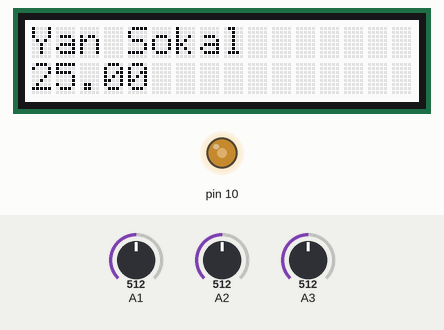
Bench run of a sketch on a simulated Arduino Uno, built with avr-gcc and run on an emulated ATmega328P. On the bench: 16×2 character LCD, output pins drawn as LEDs (lit = HIGH). The test bench sets the inputs (shaded band); at power-on: A2 = 512, A1 = 512, A3 = 512. What the sketch prints to the serial monitor is not drawn.

Above: at 1.2 s.
1.3 s: A2 set to 520
At 1.9 s:
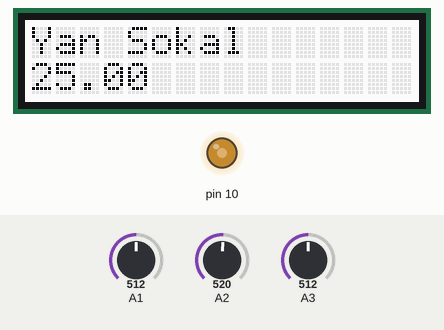
4.3 s: A2 set to 306
7.3 s: A2 set to 716
At 33.4 s:
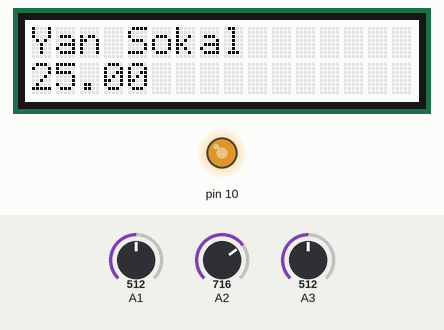
Timing chart, 0 to 43.6 s (numbered marks = the images above; inputs shaded):
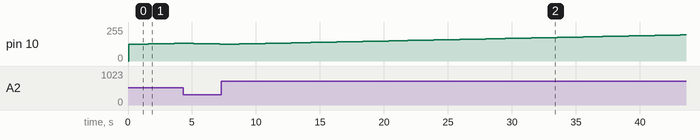

Measured:
- after the input at 1.3 s, pin 10: moves from 127/255 to 133/255 over 2.5 s, starting after 0.30 s

The sketch:

PID.ino
```cpp
#include<math.h>
#include <Wire.h>
#include "rgb_lcd.h"
float a , read;
float previous = 0;
rgb_lcd lcd;
int count = 0;
long int clock =0 ;
float  read1, read2  ;
const int B = 4600;
const int R0 = 100000;
const int b = 4275;
const int colorR = 255;
const int colorG = 124;
const int colorB = 123;
const int above = 30;
const int below = 20;
const float low = 21;
unsigned long startMillis;
float  Integral = 0;
float proportional = 0;
float derivatie = 0;
float expected =25;
float error;
int duty = 127;
void setup() {
  //setting up the pins;
  pinMode(A2 , INPUT);
  pinMode(A0, INPUT);
  pinMode(A3 , INPUT);
  pinMode(A1,INPUT);
  //setting up the pins
  Serial.begin(9600);
  lcd.begin(16 ,2 );
  lcd.print("Yan Sokal");
  pinMode(10,  OUTPUT);
  analogWrite(10 ,  duty);
  startMillis = millis();
;}
void loop() {
    count++;
    a = analogRead(A1);
    read = analogRead(A3);
    read1 =  analogRead(A2);
    //expected = map(read ,  0 ,1023 , 21, 26);
    //analogWrite(10 ,threshhold);
    lcd.setCursor(0, 1);
    lcd.print(expected);
    double R3 = 1023.0/read1-1.0;
    R3 = R0*R3;
    double tempa = 1.0/(log(R3/R0)/b+1/298.15)-273.15;
    //Serial.println(tempa);
    //calculating the errors
    Integral = Integral + (expected  - tempa);
    derivatie =  proportional  -  (expected  - tempa);
    proportional  = expected  - tempa;
    error = 2*(Integral/count) + derivatie + 2*proportional;
    if(abs(error) > 0.2){
      if(error > 0){
        if(duty !=0){
          duty--;
        }
        analogWrite(10 ,duty); //cos
      }
      else{
        if(duty!=255){
          duty++;
        }
        analogWrite(10 ,duty);
      }
    }
    Serial.println(tempa);
    delay(500);
}
```
